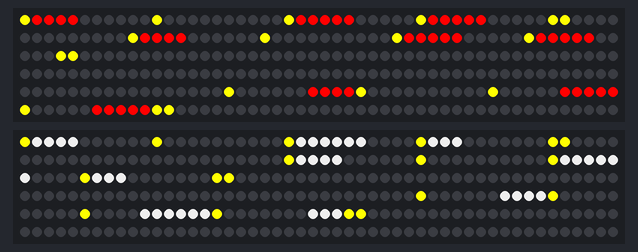
The sketch below on a simulated Arduino Uno, built with avr-gcc and run on an emulated ATmega328P. On the bench: 2 × 300 RGB LEDs in strip order, left to right, continuing on the next row.

Above: at 0.14 s.
At 4.99 s:
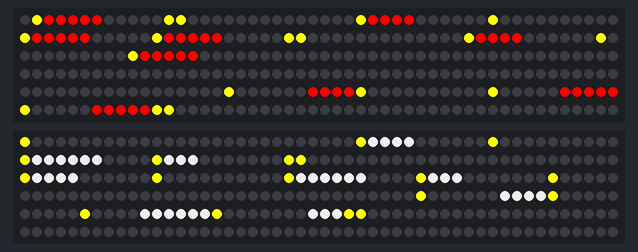
At 10.01 s:
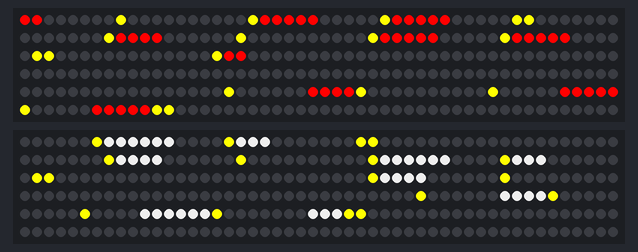
At 19.87 s:
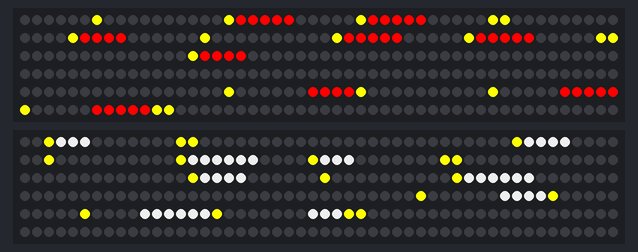
At 29.74 s:
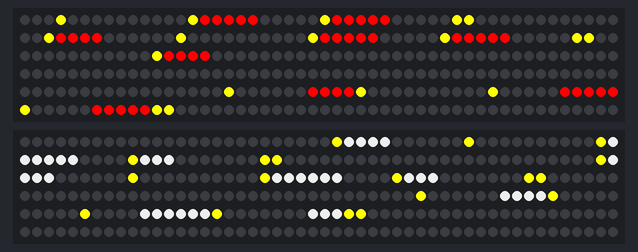
At 39.78 s:
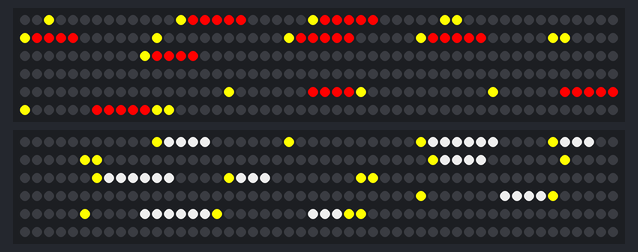

The sketch:

base_sketch.ino
```cpp
#include <Adafruit_NeoPixel.h>

// ============================================================
//                    SELECT YOUR BOARD HERE
// ============================================================
// 1 = Board 1 (Sefton + Liverpool)
// 2 = Board 2 (Knowsley + Halton)
// 3 = Board 3 (St Helens + Wirral)
#define BOARD_ID 2
// ============================================================

#define NUM_LEDS 300
#define PIN_5 5
#define PIN_6 6

Adafruit_NeoPixel strip5(NUM_LEDS, PIN_5, NEO_GRB + NEO_KHZ800);
Adafruit_NeoPixel strip6(NUM_LEDS, PIN_6, NEO_GRB + NEO_KHZ800);

// -------------------- Brightness --------------------
// const uint8_t BRIGHTNESS = 128; // ~50%
const uint8_t BRIGHTNESS = 255; // 100%
// -------------------- Pattern Rules --------------------
const uint8_t DIGIT_BLOCK = 10;
const uint8_t DIGITS = 4;
const uint8_t END_MARKERS = 2;   // 2 yellow lights at end

const uint16_t PATTERN_LENGTH =
  (DIGITS * (1 + DIGIT_BLOCK)) + END_MARKERS; // 46

// -------------------- Layout Rules --------------------
// Normal layout
const uint16_t MOVE_START_NORMAL = 0;
const uint16_t MOVE_LEN_NORMAL   = 119;

const uint16_t STATIC_START_NORMAL = 180;
const uint16_t STATIC_LEN_NORMAL   = 120;

// Special layout (Halton broken pixels)
const uint16_t MOVE_START_SPECIAL = 0;
const uint16_t MOVE_LEN_SPECIAL   = 145;

const uint16_t STATIC_START_SPECIAL = 145;
const uint16_t STATIC_LEN_SPECIAL   = 121;

// -------------------- Moving copies --------------------
const uint8_t MOVING_COPIES = 2;

// -------------------- Speed --------------------
const uint16_t FRAME_DELAY_MS = 140;

// -------------------- Movement offsets --------------------
uint16_t movingOffset5 = 0;
uint16_t movingOffset6 = 0;

// -------------------- Separator colour --------------------
uint32_t MARKER;  // bright yellow

// ============================================================
//                 DRAW PATTERN (BACKWARDS)
// ============================================================
void drawPercentageBackwardsInRegion(Adafruit_NeoPixel &strip,
                                     float percentage,
                                     uint32_t colour,
                                     uint16_t regionStart,
                                     uint16_t regionLen,
                                     int16_t endOffsetFromRegionEnd) {
  uint8_t tens  = ((int)(percentage / 10)) % 10;
  uint8_t units = ((int)(percentage)) % 10;
  uint8_t dec1  = ((int)(percentage * 10)) % 10;
  uint8_t dec2  = ((int)(percentage * 100)) % 10;

  uint8_t digits[4] = {tens, units, dec1, dec2};

  int32_t regionEnd = regionStart + regionLen - 1;
  int32_t idx = regionEnd - endOffsetFromRegionEnd;

  auto setInRegion = [&](int32_t absolutePixel, uint32_t c) {
    if (absolutePixel < (int32_t)regionStart) return;
    if (absolutePixel > (int32_t)regionEnd) return;
    strip.setPixelColor((uint16_t)absolutePixel, c);
  };

  // 2 yellow lights at end
  for (uint8_t i = 0; i < END_MARKERS; i++) {
    setInRegion(idx--, MARKER);
  }

  // digits reversed so it reads correctly from the end upward
  for (int d = 3; d >= 0; d--) {
    for (uint8_t i = 0; i < DIGIT_BLOCK; i++) {
      setInRegion(idx--, (i < digits[d]) ? colour : 0);
    }
    setInRegion(idx--, MARKER); // separator
  }
}

// ============================================================
//              DRAW MOVING PATTERN (FORWARDS)
// ============================================================
void drawPercentageMovingInRegion(Adafruit_NeoPixel &strip,
                                  float percentage,
                                  uint32_t colour,
                                  uint16_t regionStart,
                                  uint16_t regionLen,
                                  uint16_t offset) {
  uint8_t tens  = ((int)(percentage / 10)) % 10;
  uint8_t units = ((int)(percentage)) % 10;
  uint8_t dec1  = ((int)(percentage * 10)) % 10;
  uint8_t dec2  = ((int)(percentage * 100)) % 10;

  uint8_t digits[4] = {tens, units, dec1, dec2};

  uint16_t idx = offset % regionLen;

  auto setWrapped = [&](uint16_t localIndex, uint32_t c) {
    strip.setPixelColor(regionStart + (localIndex % regionLen), c);
  };

  for (uint8_t d = 0; d < 4; d++) {
    setWrapped(idx++, MARKER);

    for (uint8_t i = 0; i < DIGIT_BLOCK; i++) {
      setWrapped(idx++, (i < digits[d]) ? colour : 0);
    }
  }

  // 2 yellow lights at end
  setWrapped(idx++, MARKER);
  setWrapped(idx++, MARKER);
}

// ============================================================
//                DRAW WHOLE STRIP (ONE AREA)
// ============================================================
void drawArea(Adafruit_NeoPixel &strip,
              float percentage,
              uint32_t colour,
              bool useSpecialMap,
              uint16_t movingOffset) {
  strip.clear();

  uint16_t moveStart, moveLen, staticStart, staticLen;

  if (useSpecialMap) {
    moveStart = MOVE_START_SPECIAL;
    moveLen   = MOVE_LEN_SPECIAL;
    staticStart = STATIC_START_SPECIAL;
    staticLen   = STATIC_LEN_SPECIAL;
  } else {
    moveStart = MOVE_START_NORMAL;
    moveLen   = MOVE_LEN_NORMAL;
    staticStart = STATIC_START_NORMAL;
    staticLen   = STATIC_LEN_NORMAL;
  }

  // ---- Moving pattern (2 copies) ----
  uint16_t spacing = moveLen / MOVING_COPIES;

  for (uint8_t i = 0; i < MOVING_COPIES; i++) {
    drawPercentageMovingInRegion(strip, percentage, colour,
                                 moveStart, moveLen,
                                 movingOffset + (i * spacing));
  }

  // ---- Stationary centered pattern ----
  int16_t endOffset = 0;
  if (staticLen > PATTERN_LENGTH) {
    endOffset = (staticLen - PATTERN_LENGTH) / 2;
  }

  drawPercentageBackwardsInRegion(strip, percentage, colour,
                                  staticStart, staticLen, endOffset);
}

// ============================================================
//                           SETUP
// ============================================================
void setup() {
  strip5.begin();
  strip6.begin();

  strip5.setBrightness(BRIGHTNESS);
  strip6.setBrightness(BRIGHTNESS);

  strip5.clear();
  strip6.clear();

  strip5.show();
  strip6.show();

  // Bright yellow markers (instead of white)
  MARKER = strip5.Color(255, 255, 0);
}

// ============================================================
//                            LOOP
// ============================================================
void loop() {

  float pct5 = 0.0, pct6 = 0.0;
  uint32_t col5 = 0, col6 = 0;

  bool specialMapPin5 = false;
  bool specialMapPin6 = false;

#if BOARD_ID == 1
  // Board 1
  // Pin 5: Sefton (bright sky blue)
  // Pin 6: Liverpool (purple)
  pct5 = 39.68; col5 = strip5.Color(0, 180, 255);     // Sefton
  pct6 = 38.93; col6 = strip6.Color(150, 0, 255);     // Liverpool

#elif BOARD_ID == 2
  // Board 2
  // Pin 5: Knowsley (bright red)
  // Pin 6: Halton (light grey, special mapping)
  pct5 = 40.55; col5 = strip5.Color(255, 0, 0);       // Knowsley
  pct6 = 40.63; col6 = strip6.Color(200, 200, 200);   // Halton (light grey)

  specialMapPin6 = true;

#elif BOARD_ID == 3
  // Board 3
  // Pin 5: St Helens (dusky rose)
  // Pin 6: Wirral (bottle green)
  pct5 = 39.98; col5 = strip5.Color(200, 90, 110);    // St Helens
  pct6 = 39.98; col6 = strip6.Color(0, 90, 30);       // Wirral

#else
#error "Invalid BOARD_ID - set it to 1, 2, or 3"
#endif

  // Draw both strips
  drawArea(strip5, pct5, col5, specialMapPin5, movingOffset5);
  drawArea(strip6, pct6, col6, specialMapPin6, movingOffset6);

  strip5.show();
  strip6.show();

  // Update offsets
  uint16_t len5 = specialMapPin5 ? MOVE_LEN_SPECIAL : MOVE_LEN_NORMAL;
  uint16_t len6 = specialMapPin6 ? MOVE_LEN_SPECIAL : MOVE_LEN_NORMAL;

  movingOffset5 = (movingOffset5 + 1) % len5;
  movingOffset6 = (movingOffset6 + 1) % len6;

  delay(FRAME_DELAY_MS);
}
```
